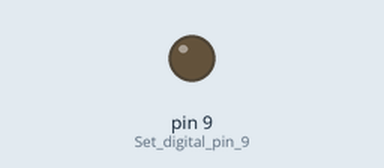
Simulated run of this sketch. Board: Arduino Uno, built with avr-gcc and run on an emulated ATmega328P. Parts: output pins drawn as LEDs (lit = HIGH). Dashed ring = blinking. Pins used as bus, display or sensor lines are not drawn.

Above: at 0.5 s.
At 2.2 s:
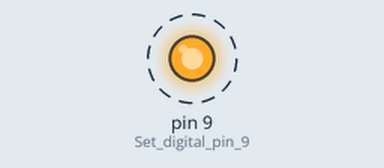
Timing chart, 0 to 3.0 s (numbered marks = the images above):
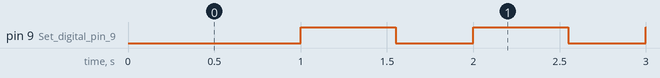

The sketch:

Digital_POT.ino
```cpp
/*
   How to use a digital potenciometer with Arduino
*/
#include <SPI.h>

byte address = 0x0011;
int CS = 10;

void setup() {
  pinMode (CS, OUTPUT);
  SPI.begin();

  pinMode(9, OUTPUT);                               // Set digital pin 9 (D9) to an output
  TCCR1A = _BV(COM1A1) | _BV(WGM11);                // Enable the PWM output OC1A on digital pins 9
  TCCR1B = _BV(WGM13) | _BV(WGM12) | _BV(CS12);     // Set fast PWM and prescaler of 256 on timer 1
  ICR1 = 62499;                                     // Set the PWM frequency to 1Hz: 16MHz/(256 * 1Hz) - 1 = 62499
  OCR1A = 34374;                                     // valor *%
}

void loop() {

    digitalPotWrite(38);
    delay(100);

    digitalPotWrite(0);
    delay(100);
/*
  analogWrite(9, HIGH);
  pinMode(9, OUTPUT);                               // Set digital pin 9 (D9) to an output
  TCCR1A = _BV(COM1A1) | _BV(WGM11);                // Enable the PWM output OC1A on digital pins 9
  TCCR1B = _BV(WGM13) | _BV(WGM12) | _BV(CS12);     // Set fast PWM and prescaler of 256 on timer 1
  ICR1 = 62499;                                     // Set the PWM frequency to 1Hz: 16MHz/(256 * 1Hz) - 1 = 62499
  OCR1A = 34374;
  // Rampa de Subida
  for (int i = 0; i <= 168; i++) {
    digitalPotWrite(i);
    delay(10);
  }
  delay (4000); //segundos de funcionamiento
  //Rampa de Bajada
  for (int i = 168; i >= 0; i--) {
    digitalPotWrite(i);
    delay(10);

  }

  digitalWrite(9, LOW);
  digitalPotWrite(0);
  delay(6000);
  */
}

int digitalPotWrite(int value) {
  digitalWrite(CS, LOW);
  SPI.transfer(address);
  SPI.transfer(value);
  digitalWrite(CS, HIGH);
}
```

Measured:
- by itself, pin 9 (Set_digital_pin_9): alternates HIGH for 0.55 s and LOW for 0.45 s
